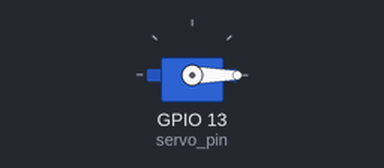
This sketch was run on a simulated ESP32. On the bench: servo.

Above: at 0.05 s.
At 5.0 s:
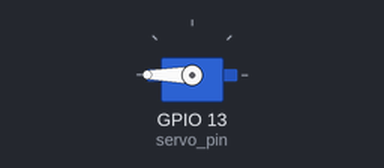
Timing chart, 0 to 6.5 s (numbered marks = the images above):
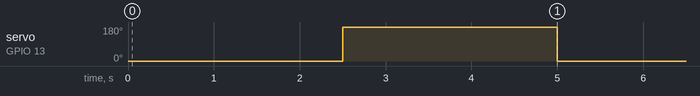

Measured:
- by itself, servo on GPIO 13 (servo_pin): alternates 180° for 2.5 s and 0° for 2.5 s

The sketch:

test_360.ino
```cpp
#include <ESP32Servo.h>

Servo servo;
int servo_pin = 13;

void setup() {
    Serial.begin(9600);
    servo.attach(servo_pin);
}

void loop() {

    servo.write(0);
    delay(2500);
    servo.write(180);
    delay(2500);


}
```
